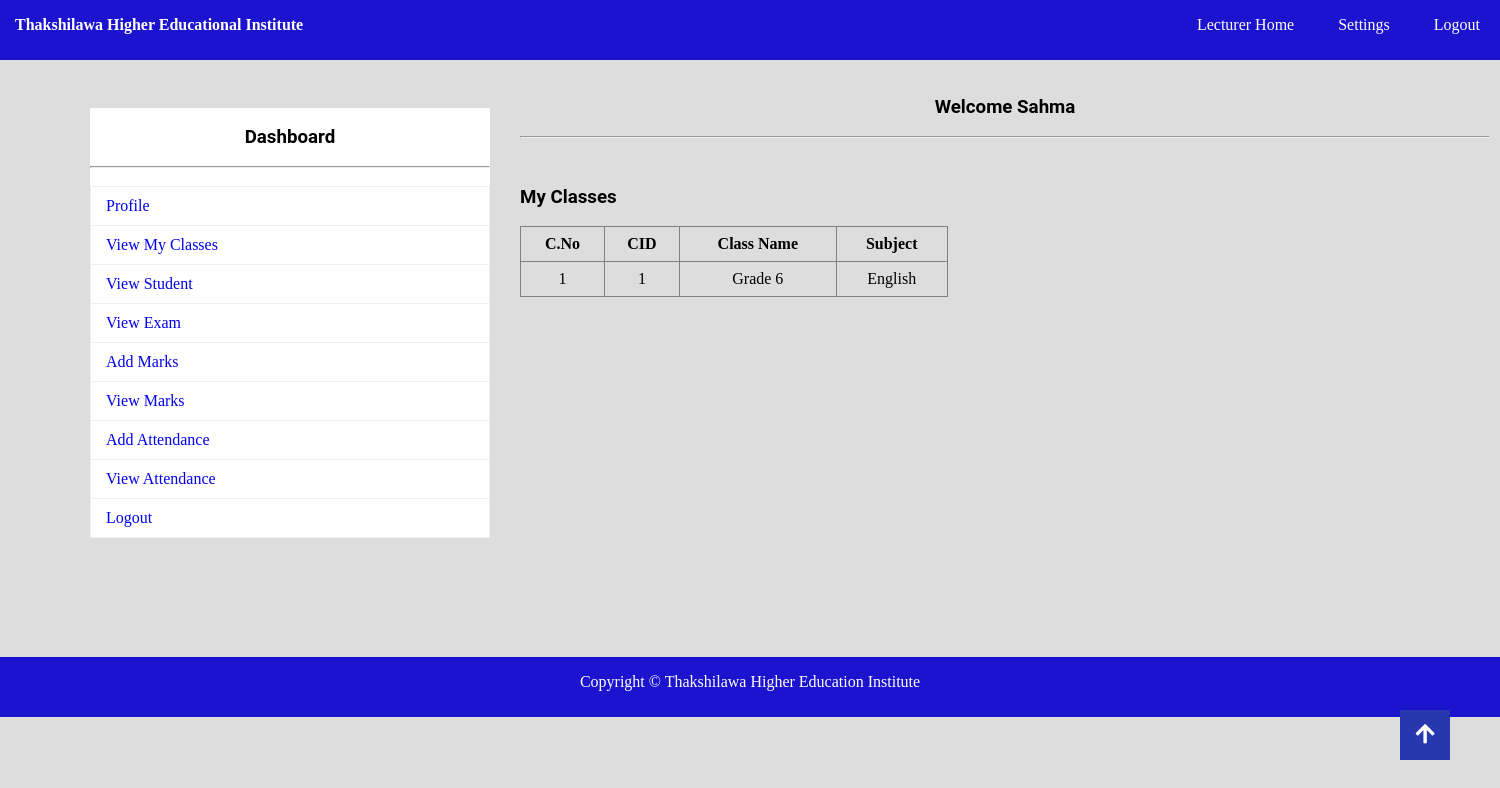
The page /view_class.php (signed in) on the database its author committed.
### tables this page shows
CREATE TABLE `class` (
  `CID` int(11) NOT NULL,
  `CNAME` varchar(150) NOT NULL,
  `COMM_DATE` date NOT NULL,
  `CLASS_DAY` varchar(30) NOT NULL,
  `CLASS_TIME` time NOT NULL,
  `SID` int(11) NOT NULL,
  `TID` int(11) NOT NULL
);

CREATE TABLE `sub` (
  `SID` int(11) NOT NULL,
  `SNAME` varchar(150) NOT NULL,
  `SFEE` decimal(10,0) NOT NULL
);

### view_class.php (the view, shortened to what this page needs)
<?php
	include"database.php";
?>
<!DOCTYPE html>
<html>
	<head>
		<link rel="stylesheet" type="text/css" href="css/style.css">
		<link rel="stylesheet" href="css/scrollup.css">
		<link rel="stylesheet" href="https://use.fontawesome.com/releases/v5.5.0/css/all.css">
	</head>
	<body>
		<?php include"navbar.php";?><br>
			<div id="section">
				<?php include"sidebar.php";?><br>
					<h3 class="text" style="color: black;">Welcome <?php echo $_SESSION["TNAME"]; ?></h3><br><hr><br>
				<div class="content">
					<div class="rbox1">
					<h3 style="color: black;"> My Classes</h3><br>
					<table border="1px" >
						<tr>
							<th>C.No</th>
							<th>CID</th>
							<th>Class Name</th>
							<th>Subject</th>
 						</tr>
						<?php
							$tid = $_SESSION["TID"];
							$s="SELECT * FROM sub JOIN class ON sub.SID = class.SID JOIN lecturer ON class.TID = lecturer.TID WHERE lecturer.TID = {$tid}";
							$res=$db->query($s);
							if($res->num_rows>0)
							{
								$i=0;
								while($r=$res->fetch_assoc())
								{
									$i++;
									echo"
									<tr>
										<td>{$i}</td>
										<td>{$r["CID"]}</td>
										<td>{$r["CNAME"]}</td>
										<td>{$r["SNAME"]}</td>
									</tr>
									";
								}
							}
						?>
						</table>
					</div>
				</div>
			</div>
				<?php include"footer.php";?>
				<a class="gotopbtn" href="#"> <i class="fas fa-arrow-up"></i> </a>
	</body>
</html>

### css/style.css (style rules this page uses)
* { padding: 0px; margin: 0px; }
html { background: #dddddd; }
body { width: 100%; height: 100%; margin: 0%; padding: 0%; overflow-x: vissble; zoom: 100%; }
a { text-decoration: none; }
h1, h2, h3, h4, h5, h6, label { font-family: roboto; color: #cd00c7; }
.text { text-align: center; }
#section { height: auto; width: 1400px; margin-left: 90px; font-family: cambria; }
.content { margin-top: 30px; height: auto; width: 950px; float: left; }
tr, td, th { padding: 8px; }
table { border-collapse: collapse; }
.rbox1 { width: 45%; float: left; }
.rbox1 table { width: 100%; }
td { text-align: center; }

### css/scrollup.css (style rules this page uses)
body { margin: 0; padding: 0; }
.gotopbtn { position: fixed; width: 50px; height: 50px; background: #2738ae; bottom: 40px; right: 50px; text-decoration: none; text-align: center; line-height: 50px; color: white; font-size: 22px; z-index: 100000; }

### rows shown on the page
class: CID "1", CNAME "Grade 6", SID.SNAME "English"

### other values the page prints
$_SESSION["TNAME"] "Sahma"
